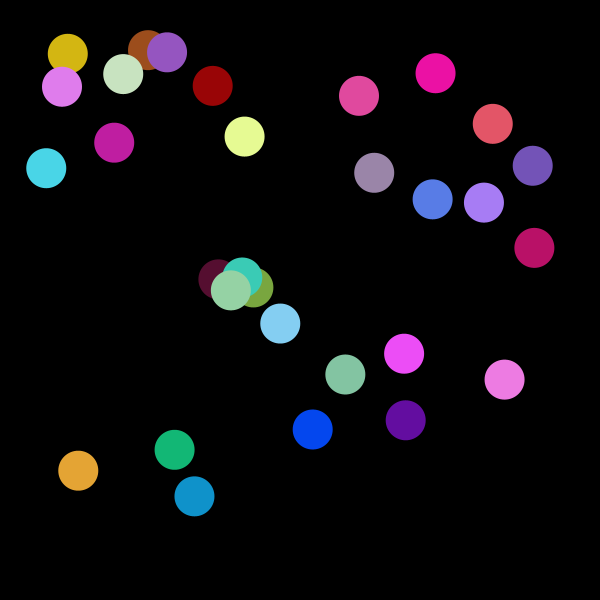
Frame 1 (no input)
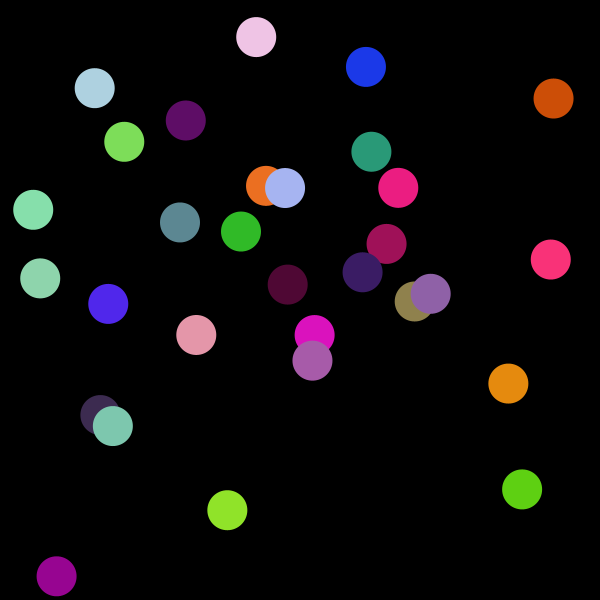
Frame 60 (the mouse pressed at the canvas centre just before this capture)
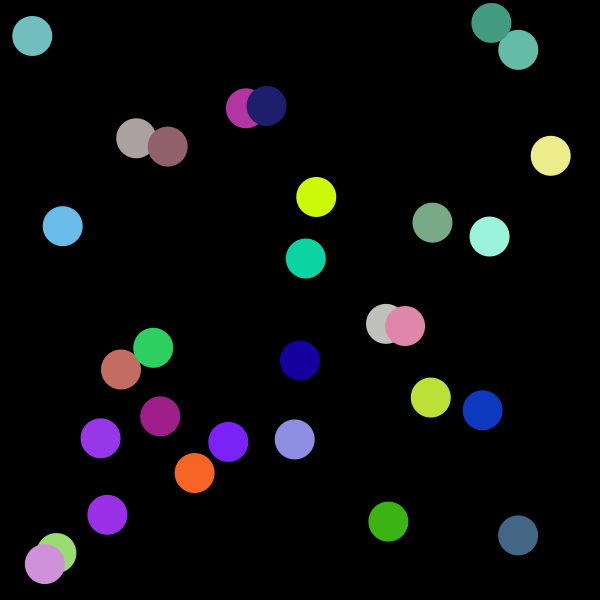
Frame 120 (the mouse held since frame 60 and released just before this capture)

The Processing sketch that drew these frames (run headless with seeded random() and noise(); from frame 60 on, the mouse is pressed at the canvas centre):

// Processing sketch: processing_92076
// ── processing_92076.pde

int n = 30;
int radius = 40;
float[] velocity = new float[2]; //stands for speed in units per framecount!
float[][] positions = new float[n][2]; 
int[] goLeftRight = new int[n];  // +1 is goRight and -1 is goLeft
int[] goUpDown = new int[n]; // +1 is goUp and -1 is goDown

void setup() 
{
  size(600, 600);
  noStroke();
  frameRate(50);

  //initialise positions
  for (int i=0; i<n; i++) {
    positions[i][0] = random(radius, width-radius);
    positions[i][1] = random(radius, height-radius);
  }

  //initialise directions
  for (int i=0; i<n; i++) {
    if (random(-1, 1) <= 0) goLeftRight[i] = -1;
    else goLeftRight[i] = 1;
    if (random(-1, 1) <= 0) goUpDown[i] = -1;
    else goUpDown[i] = 1;
  }

  //initialise speeds
  velocity[0] = 2;
  velocity[1] = 2.3;
}

void draw() {
  background(0);

  for (int i=0; i<n; i++) {
    fill(random(255), random(255), random(255));

    positions[i][0] = positions[i][0] + goLeftRight[i]*velocity[0];
    positions[i][1] = positions[i][1] + goUpDown[i]*velocity[1];

    if ((positions[i][0] + radius/2 > width) || (positions[i][0] <radius/2)) { //chnage direction if we are hitting side!
      goLeftRight[i] = -1 * goLeftRight[i];
    }
    if ((positions[i][1] + radius/2 > height) || (positions[i][1] <radius/2)) { //chnage direction if we are hitting top or bottom!
      goUpDown[i] = -1 * goUpDown[i];
    }

    ellipse(positions[i][0], positions[i][1], radius, radius);
  }
}
